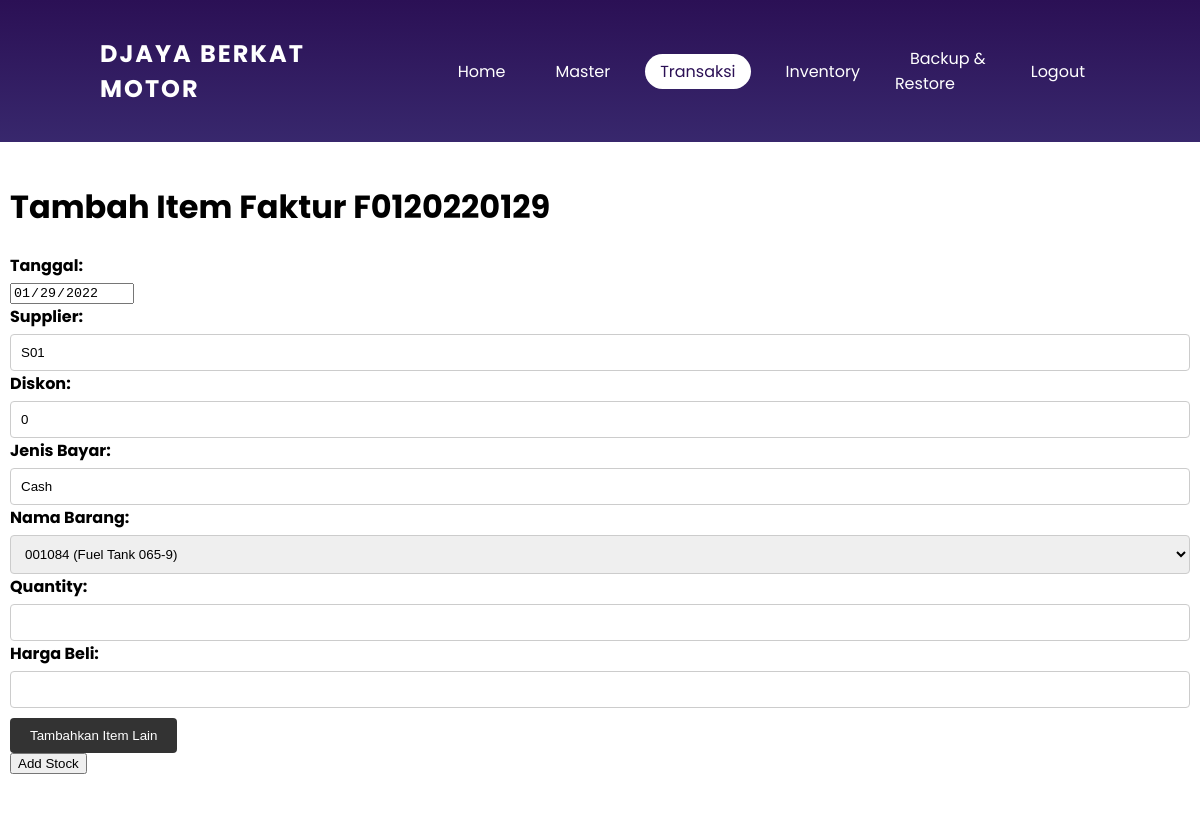
Page /transaksi/tambah1faktur.php?tambah=F0120220129 (signed in) on the committed database.
### tables this page shows
CREATE TABLE `transaksibeli` (
  `id` int(11) NOT NULL,
  `tanggal` date DEFAULT NULL,
  `jatuhtempo` date DEFAULT NULL,
  `nofaktur` varchar(25) NOT NULL,
  `Barang` varchar(50) NOT NULL,
  `Supplier` varchar(50) NOT NULL,
  `quantity` int(11) DEFAULT NULL,
  `harga_beli` decimal(10,2) DEFAULT NULL,
  `total_harga_beli_barang` int(11) NOT NULL,
  `jenis_bayar` varchar(15) NOT NULL,
  `status_bayar` varchar(15) NOT NULL,
  `hutang_terbayar` int(30) NOT NULL,
  `metodebayarhutang` varchar(15) NOT NULL,
  `kode_item` varchar(50) DEFAULT NULL,
  `satuan` varchar(50) DEFAULT NULL,
  `kategori` varchar(50) DEFAULT NULL,
  `id_item` int(11) NOT NULL,
  `diskonfaktur` int(3) NOT NULL
);

### transaksi/tambah1faktur.php (the view, shortened to what this page needs)
<?php
include '../koneksi.php';
if (isset($_GET['tambah'])) {
    $nofaktur = $_GET['tambah'];
    $sqlfaktur = "SELECT * FROM transaksibeli WHERE nofaktur = '$nofaktur'";
    $resultfaktur = mysqli_query($conn, $sqlfaktur);
    if ($resultfaktur && mysqli_num_rows($resultfaktur) > 0) {
        $rowfaktur = mysqli_fetch_assoc($resultfaktur);
        $tanggal = $rowfaktur['tanggal'];
        $supplier = $rowfaktur['Supplier'];
        $diskonfaktur = $rowfaktur['diskonfaktur'];
        $jenis_bayar = $rowfaktur['jenis_bayar'];
    } else {
        echo "Data faktur tidak ditemukan atau terjadi kesalahan dalam query.";
        exit();
    }
}
?>
<!DOCTYPE html>
<html>
<head>
    <link rel="stylesheet" href="../CSS/styles.css">
    </head>
    <body>
<div class="container">
    <div class="content">
    <h1>Tambah Item Faktur <?php echo $nofaktur; ?></h1>
<body>
<div id="form">
    <form method="post" action="prosesbeli.php" id="beliForm">
        <label for="tanggal">Tanggal:</label>
        <input type="date" name="tanggal" value="<?php echo $tanggal; ?>" required readonly>
        <br>
        <label for="kode_supplier">Supplier:</label>
        <input type="text" name="kode_supplier" value="<?php echo $supplier; ?>" required readonly>
        <br>
        <label for="diskon">Diskon:</label>
        <input type="number" name="diskon" value="<?php echo $diskonfaktur; ?>" required readonly>
        <br>
        <label for="jenis_bayar">Jenis Bayar:</label>
        <input type="text" name="jenis_bayar" id="jenis_bayar" value="<?php echo $jenis_bayar; ?>" required required readonly>
        <br>
        <label for="nama_item">Nama Barang:</label>
        <select name="nama_item[]" required>
            <?php
            $sql = "SELECT * FROM master_item ORDER BY kode_item";
            $result = $conn->query($sql);
            if ($result->num_rows > 0) {
                while ($row = $result->fetch_assoc()) {
                    $itemName = $row["nama_item"];
                    $itemCode = $row["kode_item"];
                    echo "<option value='$itemCode'>$itemCode ($itemName)</option>";
                }
            }
            ?>
        </select>
        <br>
        <label for="quantity">Quantity:</label>
        <input type="number" name="quantity[]" required>
        <br>
        <label for="harga_beli">Harga Beli:</label>
        <input type="number" name="harga_beli[]" required>
        <button type="button" id="add-item-btn">Tambahkan Item Lain</button>
        <br>
        <input type="submit" value="Add Stock">
    </form>
    </div>
    </body>
    </html>

### CSS/styles.css (style rules this page uses)
body { font-family: 'Poppins', sans-serif; background-color: #fff; margin: 0; padding: 0; overflow-x: hidden; background: linear-gradient(#2b1055,#7597de); }
.container { max-width: 100%; margin: 0; padding: 0; background-color: #ffffff; min-height: 520px; }
.content { max-width: 12000px; margin-left: -10px; margin-right: -10px; padding: 20px; background-color: #ffffff; }
form { margin-bottom: 20px; }
form label { display: block; margin-bottom: 5px; font-weight: bold; }
form input[type="text"], form input[type="number"], form select { width: 100%; padding: 10px; border-radius: 4px; border: 1px solid #ccc; }
form button { background-color: #333; color: #fff; padding: 10px 20px; border: none; border-radius: 4px; cursor: pointer; transition: background-color 0.3s ease; margin-top: 10px; }

### rows in the picture
transaksibeli: tanggal "01/29/2022", kode_supplier "S01", diskon "0", jenis_bayar "Cash"

### other values in the picture
$nofaktur "F0120220129"
form field value "001084 (Fuel Tank 065-9)"
